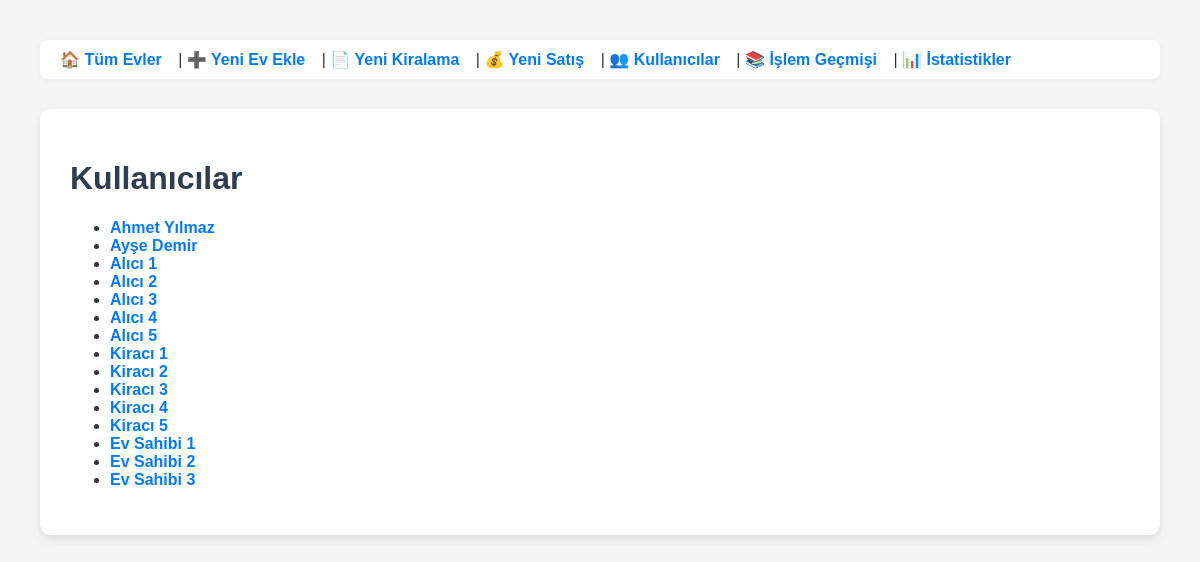
/users/, run on the app's committed database.
### nature/models.py (models this page shows, shortened)
class User(models.Model):
    USER_TYPES = [
        ('kiracı', 'Kiracı'),
        ('ev sahibi', 'Ev Sahibi'),
        ('alıcı', 'Alıcı'),
        ('satıcı', 'Satıcı'),
    ]
    full_name = models.CharField(max_length=100)
    email = models.EmailField(unique=True, null=True, blank=True)
    phone = models.CharField(max_length=20, null=True, blank=True)
    user_type = models.CharField(max_length=20, choices=USER_TYPES)

### nature/views.py (the view)
# urls.py: path('users/', views.user_list, name='user_list'),
def user_list(request):
    users = User.objects.all()
    return render(request, 'nature/user_list.html', {'users': users})

### nature/templates/nature/user_list.html (shortened to what this page needs)
{% extends "base.html" %}
{% block content %}
<h1>Kullanıcılar</h1>
<ul>
{% for user in users %}
    <li>
        <strong>
          <a href="{% url 'user_detail' user.id %}"><strong>{{ user.full_name }}
        </strong></a>
        </strong>
    </li>
{% empty %}
    <li>Henüz kullanıcı yok.</li>
{% endfor %}
</ul>
{% endblock %}

### nature/templates/base.html (style rules this page uses)
body { font-family: Arial, sans-serif; margin: 40px; background-color: #f5f5f5; color: #333; }
a { color: #007bff; text-decoration: none; }
h1, h2, h3 { color: #2c3e50; }

### data on the page
User: full_name "Ahmet Yılmaz"
User: full_name "Ayşe Demir"
User: full_name "Alıcı 1"
User: full_name "Alıcı 2"
User: full_name "Alıcı 3"
User: full_name "Alıcı 4"
User: full_name "Alıcı 5"
User: full_name "Kiracı 1"
User: full_name "Kiracı 2"
User: full_name "Kiracı 3"
User: full_name "Kiracı 4"
User: full_name "Kiracı 5"
User: full_name "Ev Sahibi 1"
User: full_name "Ev Sahibi 2"
User: full_name "Ev Sahibi 3"
